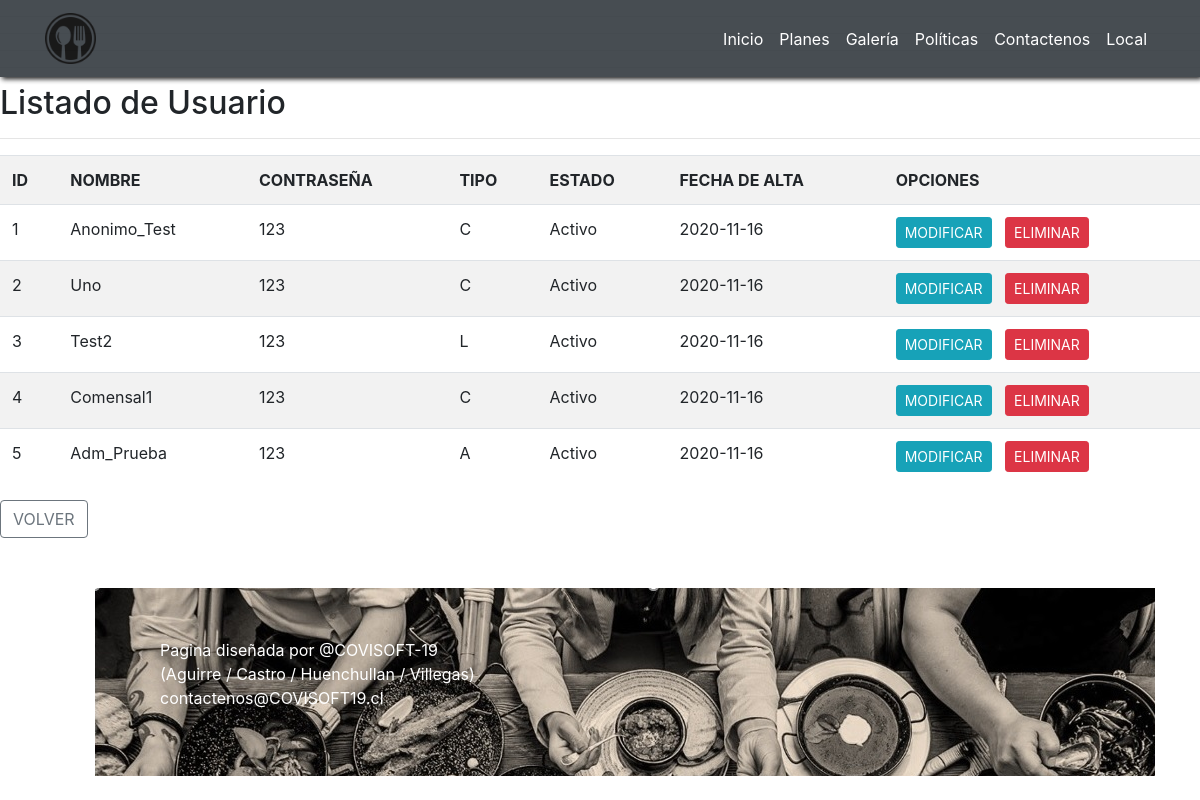
/catalogo/usuario_list, run on an earlier commit of the app's database.
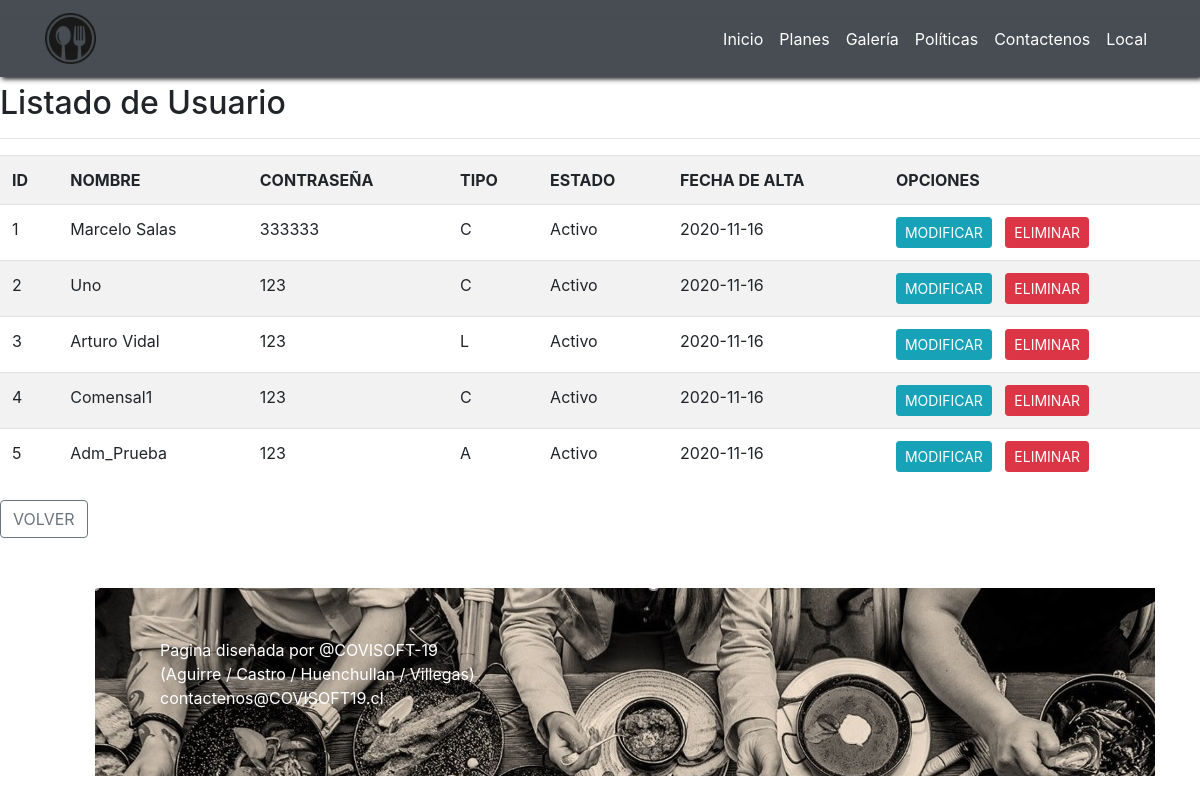
And on a later commit of the database.
### catalogo/models.py (models this page shows, shortened)
class Usuario(models.Model):
	id_usuario=models.AutoField(primary_key=True)
	nom_usuario=models.CharField(max_length=20)
	contrasenha=models.CharField(max_length=30)
	tipo=models.CharField(max_length=1)
	estado=models.ForeignKey('Estado', on_delete=models.SET_NULL, null=True)
	fecha_alta=models.DateField(null=True, blank=True)

class Estado(models.Model):
	id_Estado=models.AutoField(primary_key=True)
	descripcion=models.CharField(max_length=25)
	def __str__(self):
		return self.descripcion

### catalogo/views.py (the view)
# urls.py: path('usuario_list', listar_usuario, name="usuario_list"),
def listar_usuario(request):
		lista=Usuario.objects.all()
		data={
			'usuario':lista
		}
		return render(request, 'usuario/usuario_list.html', data)

### catalogo/templates/Usuario/usuario_list.html (shortened to what this page needs)
<!DOCTYPE html>
<html lang="es">
   <head>
        <link rel="stylesheet" href="https://cdn.jsdelivr.net/npm/bootstrap@4.5.3/dist/css/bootstrap.min.css">
        {% load static %}
        <link rel="stylesheet" href="{% static 'css/main.css' %}">
        {% load static %}
   </head>
   <body>
       {% load static %}
    <nav class="navbar navbar-expand-lg navbar-dark bg-dark fixed-top">
      <div class="container">
        <a class="navbar-brand header-content-left" href="{% url 'inicio' %}"><img src="{% static 'img/icono3.ico' %}" alt="La ruta del bajón" style="width: 20%"></a>
        <div class="collapse navbar-collapse" id="navbarNav">
          <ul class="navbar-nav ml-auto text-black">
            <li class="nav-item">
              <a class="nav-link" href="{% url 'inicio' %}">Inicio</a>
            </li>
            <li class="nav-item">
              <a class="nav-link" href="{% url 'inicio' %}">Planes</a>
            </li>
            <li class="nav-item">
              <a class="nav-link" href="{% url 'galeria' %}">Galería</a>
            </li>
            <li class="nav-item">
              <a class="nav-link" href="{% url 'qs' %}">Políticas</a>
            </li>
            <li class="nav-item">
              <a class="nav-link " href="{% url 'inicio' %}">Contactenos</a>
            </li>
            <li class="nav-item">
              <a class="nav-link " href="{% url 'local'%}">Local</a>
            </li>
          </ul>
        </div>
      </div>
    </nav>
    <head>
       <h2>Listado de Usuario</h2>
   </head>
   <body>
      <table class="table table-striped table-hover table-responsive-sm">
          <tr>
            <hr>
              <th>ID </th>
              <th>NOMBRE</th>
              <th>CONTRASEÑA</th>
              <th>TIPO</th>
              <th>ESTADO</th>
              <th>FECHA DE ALTA</th>
              <th>OPCIONES</th>
          </tr>
          {% for p in usuario %}
            <tr>
              <td>{{p.id_usuario | title }}</td>
              <td>{{p.nom_usuario | title }}</td>
              <td>{{p.contrasenha | title }}</td>
              <td>{{p.tipo | title }}</td>
              <td>{{p.estado | title }}</td>
              <td>{{p.fecha_alta | title }}</td>
              <td>
                <a href="{% url 'usuario_mod' p.id_usuario %}" class="btn btn-info btn-sm">MODIFICAR</a>
                <a href="{% url 'usuario_del' p.id_usuario %}" class="btn btn-danger btn-sm">ELIMINAR</a>
              </td>
            </tr>
          {% endfor%}
      </table>
      <h4>
        <a href="{% url 'usuario_adm'%}" class="btn btn-outline-secondary text-black">VOLVER</a>
      </h4>
   </body>
  </body>
   <div class="container">
      <footer class="footer">
        <div class="container">
         <p style="color:white;">
            Pagina diseñada por @COVISOFT-19 <br>
           (Aguirre / Castro / Huenchullan / Villegas) <br>
           contactenos@COVISOFT19.cl
         </p>
        </div>
  </div
   </body>
</html>

What changed in the data, as far as the page shows it:
changed Usuario id 1: nom_usuario "Anonimo_Test" → "Marcelo Salas"; contrasenha "123" → "333333"
changed Usuario id 3: nom_usuario "Test2" → "Arturo Vidal"
